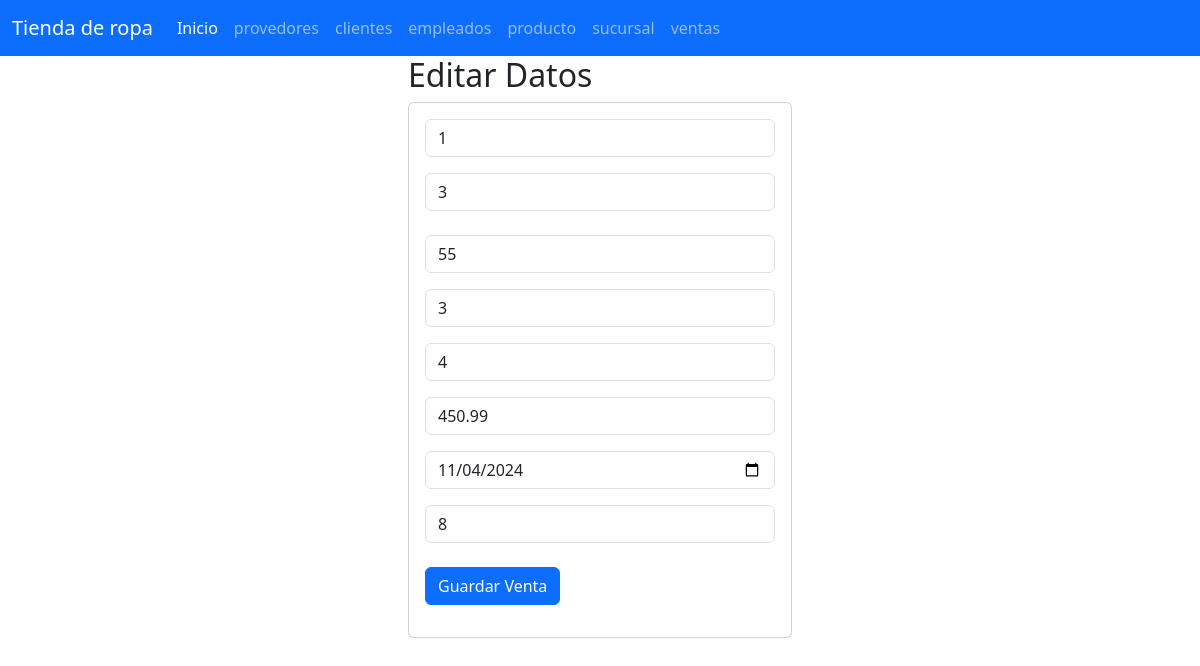
/seleccionarventas/1, run on the app's committed database.
### ventas_app/models.py (models this page shows, shortened)
class Ventas(models.Model):
    id=models.PositiveSmallIntegerField(primary_key=True)
    idproducto=models.CharField(max_length=50)
    idcliente=models.CharField(max_length=15)
    idsucursal=models.CharField(max_length=50)
    idempleado=models.CharField(max_length=25)
    total=models.CharField(max_length=100)
    fecha=models.CharField(max_length=50)
    cantidad=models.CharField(max_length=50)

### ventas_app/views.py (the view)
# urls.py: path("seleccionarventas/<id>",views.seleccionarventas,name="seleccionarventas"),
def seleccionarventas(request,id):
    ventas=Ventas.objects.get(id=id)
    return render(request,"editarventas.html",{"misventas":ventas})

### ventas_app/templates/editarventas.html
{% extends "base.html" %}
{% block cuerpo %}
<div class="row">
    <div class="col-md-4 offset-md-4">
        <h2>Editar Datos</h2>
        <div class="card">
            <div class="card-body">
                <form action="/editarventas/" method="POST"> {% csrf_token %}
                    <div class="form-group">
                        <input type="text" id="txtid" name="txtid" class="form-control" placeholder="id Venta" minlength="1" maxlength="6" value="{{ misventas.id }}" readonly required>
                    </div>
                    <div class="form-group py-3">
                        <input type="number" id="txtidproducto" name="txtidproducto" class="form-control" placeholder="id del producto"  maxlength="50" value="{{ misventas.idproducto }}" required>
                    </div>
                    <div class="form-group py-2">
                        <input type="number" id="txtidcliente" name="txtidcliente" class="form-control" placeholder="id del cliente"  maxlength="15" value="{{ misventas.idcliente }}" required>
                    </div>
                    <div class="form-group py-2">
                        <input type="numbre" id="skzidsucursal" name="skzidsucursal" class="form-control" placeholder="id de la sucursal"  maxlength="50" value="{{ misventas.idsucursal }}" required>
                    </div>
                    <div class="form-group py-2">
                        <input type="number" id="skzidempleado" name="skzidempleado" class="form-control" placeholder="id del empleado"  maxlength="25" value="{{ misventas.idempleado }}" required>
                    </div>
                    <div class="form-group py-2">
                        <input type="number" id="skztotal" name="skztotal" class="form-control" placeholder="total"  maxlength="100" value="{{ misventas.total }}" required>
                    </div>
                    <div class="form-group py-2">
                        <input type="date" id="skzfecha" name="skzfecha" class="form-control" placeholder="fecha" value="{{ misventas.fecha }}" required>
                    </div>
                    <div class="form-group py-2">
                        <input type="number" id="skzcantidad" name="skzcantidad" class="form-control" placeholder="cantidad"  maxlength="50" value="{{ misventas.cantidad }}" required>
                    </div>
                    <div class="form-group py-2">
                        <div class="form-group py-2">
                            <button type="submit" class="btn btn-primary">Guardar Venta</button>
                    </div>
                    </div>
                </form>
                </div>
            </div>
    </div>
</div>
{% endblock %}

### data on the page
Ventas: txtid "1", txtidproducto "3", txtidcliente "55", skzidsucursal "3", skzidempleado "4", skztotal "450.99", skzfecha "11/04/2024", skzcantidad "8"
